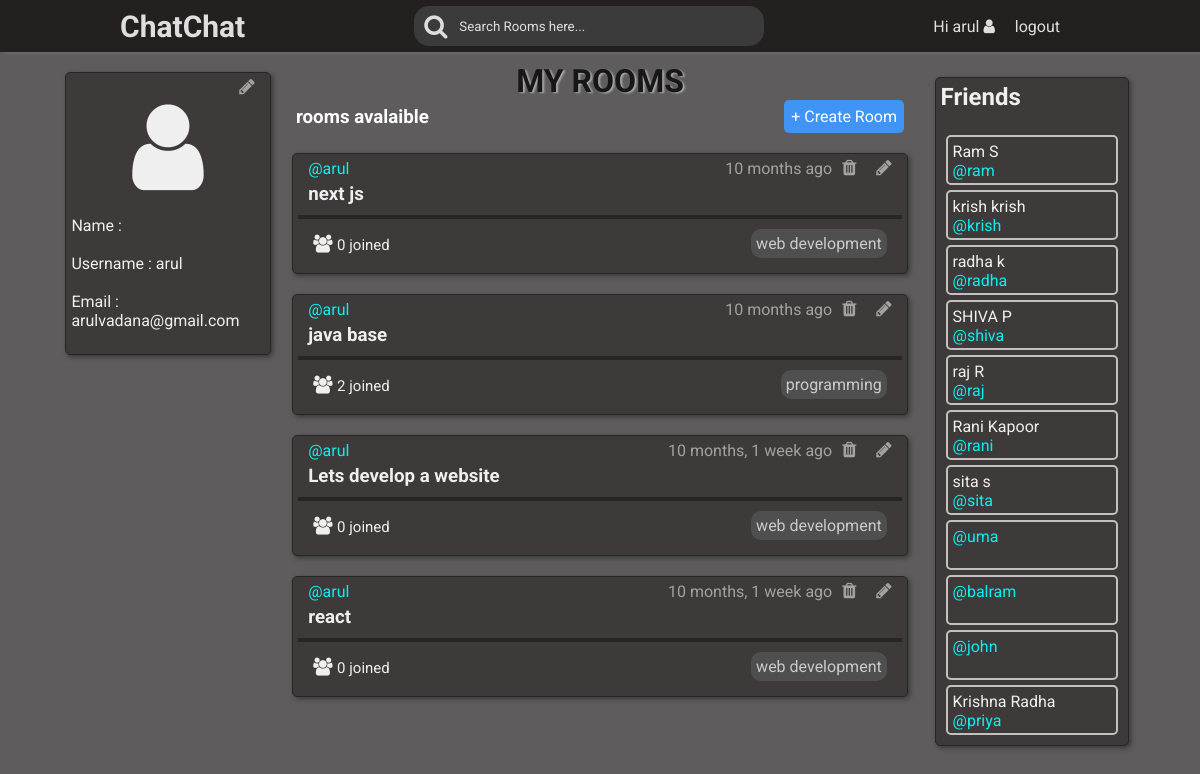
Screenshot of /profile/1 (signed in) with the database file from the repository.
### chat/models.py (models this page shows, shortened)
class Room(models.Model):
    host=models.ForeignKey(User,on_delete=models.SET_NULL,null=True)
    topic=models.ForeignKey(Topic, on_delete=models.CASCADE,null=True)
    name=models.CharField(max_length=200)
    description=models.TextField(null=True,blank=True)
    participants = models.ManyToManyField(
        User, related_name='participants', blank=True)
    updated=models.DateTimeField(auto_now=True)
    created=models.DateTimeField(auto_now_add=True)
    class Meta:
        ordering=['-updated','-created']

class Topic(models.Model):
    name=models.CharField(max_length=200)
    def __str__(self):
        return self.name

### chat/views.py (the view)
# urls.py: path('profile/<str:pk>',views.Userprofile,name='profile'),
@login_required(login_url='login-page')
def Userprofile(request,pk):
    profile=User.objects.get(id=int(pk))
    rooms = Room.objects.filter(host=profile)
    users=User.objects.all()
    context={"profile":profile,"users":users,"rooms":rooms}
    return render(request,'chat/profile.html',context)

### chat/templates/chat/profile.html (shortened to what this page needs)
{% extends 'main.html' %}
{% block content %}
<div class="container">
    <div class="friends-box">
        <a href="{% url 'profile-update' request.user.id %}" class="close"><i class="fa fa-pencil room-icon" aria-hidden="true"></i></a>
        <br>
        <div style="width:100%; text-align: center;">
            <i class="fa fa-user" aria-hidden="true" style="font-size: 100px;"></i>
        </div>
        <br>
        <p>
           Name : {{profile.first_name}} {{profile.last_name}}
        </p>
        <br>
        <p>
            Username : {{profile.username}}
        </p>
        <br>
        <p>
            Email : {{profile.email}}
        </p>
        <br>
    </div>
        <div class="room-container">
            <h1 class="heading">MY ROOMS</h1>
            <div class="second-heading">
                <h3>{{room_count}} rooms avalaible</h3>
                <a href="{% url 'create-room' %}" id="create-room"> + Create Room</a>
            </div>
            {% for room in rooms %}
            <section class="room-box">
            <div class="room-top">
            <span>{{room.created|timesince}} ago</span>
            {% if request.user == room.host %}
            <a href="{% url 'update-room' room.id %}" class="close"><i class="fa fa-pencil room-icon" aria-hidden="true"></i></a>
            <a href="{% url 'delete-room' room.id %}"class="close"><i class="fa fa-trash room-icon" aria-hidden="true"></i></a>
            {% endif %}
            </div>
            <p class="user-name">@{{room.host.username}}</p>
            <h3 class="room-heading"><a href="{% url 'room' room.id room.name%}">{{room.name}}</a></h3>
            <hr class="hr-line">
            <div class="bottom">
                <i class="fa fa-users group" aria-hidden="true"> <small>{{room.participants.all.count}}  joined</small></i>
                <p class="bottom-topic">{{room.topic}}</p>
            </div>
            </section>
            {% endfor %}
        </div>
        <div class="friends-container">
            <div class="friends-box ">
                <div class="friends-top">
                    <h2 >Friends</h2>
                    <br>
                </div>
                {% for user in users %}
                    {% if user.is_authenticated %}
                        {% if user != request.user %}
                        <div class="private">
                            <p><a href="{% url 'personal-chat' request.user.id user.id user.username %}">{{user.first_name}} {{user.last_name}}</a></p>
                            <p><a href="{% url 'personal-chat' request.user.id user.id user.username %}" style="color: aqua;">@{{user.username}}</a></p>
                        </div>
                        {% endif %}
                    {% endif %}
                {% endfor %}
            </div>
            </div>
    </div>
{% endblock %}

### templates/nav.html
<nav>
<div class="navbar">
    <a href="/" class="logo">ChatChat</a>
    <div class="search-bar">
        <i class="fa fa-search search-icon" aria-hidden="true" style="color: #fff;"></i>
        <form action="" method="get">
            <input type="text" name="q" placeholder="Search Rooms here...">
        </form>
    </div>
    {% if user.is_authenticated %}
    <a href="{% url 'profile' request.user.id %}"><p >Hi <span id="nav-user">{{request.user}} </span><i class="fa fa-user" aria-hidden="true"></i> </p></a>
    <a href="{% url 'logout' %}" class="nav-menu">logout</a>
    {% else %}
    <a href="{% url 'login-page' %}" class="nav-menu">login</a>
    {% endif %}
</div>
</nav>

### static/style.css (style rules this page uses)
* { margin: 0; padding: 0; box-sizing: border-box; font-family: 'Roboto', sans-serif; }
body { background-color: rgb(94, 92, 92); color: #fff ; }
a { text-decoration: none; color: #fff; }
nav { background-color: rgb(22, 18, 18); box-shadow: 5px 0 5px rgb(129, 128, 128); opacity: 0.8; }
.navbar { width: 80%; height: 52px; margin: auto; display: flex; justify-content: space-between; align-items: center; }
.nav-menu { padding: 10px; margin: auto 10px; }
.logo { font-weight: bold; font-size: 30px; color: #fff }
a.logo { text-decoration: none; }
.search-bar { background-color:#333; width: 350px; height: 40px; margin: auto; display: flex; justify-content: space-between; align-items: center; border-radius: 15px; }
.search-bar input[type=text] { width: 300px; height: 30px; margin: auto 5px; padding:auto; color: #fff; border: none; border-radius: 5px; background-color: #333; }
.search-bar input[type=text]::placeholder { color: #fff; }
.search-icon { font-size: 25px; color: #000; margin-left: 10px; }
.private { border: 2px solid #ccc; border-radius: 5px; padding: 5px; height: 50px; margin: 5px; }
.topic-container .heading,.room-container .heading { color: rgb(24, 23, 23); text-shadow: 2px 1px 2px #aaa; text-align: center; margin-top: 10px; }
.friends-container { width: 95%; margin: 5px auto; }
.friends-box { width: 95%; background: rgb(59, 55, 55); background: linear-gradient(top,rgb(59, 55, 55),rgb(34, 33, 33)); margin: 20px auto; padding: 5px; border-radius: 5px; border: rgb(34, 33, 33) solid 1px; box-shadow: 2px 2px 5px rgb(54, 54, 54); opacity: 0.9; }
.room-box { width: 95%; background-color: rgb(59, 55, 55); margin: 20px auto; padding: 5px; border-radius: 5px; border: rgb(34, 33, 33) solid 1px; box-shadow: 2px 2px 5px rgb(54, 54, 54); opacity: 0.9; }
.room-top { float: right; color: #aaa; }
.room-container .second-heading { margin: auto 20px; display: flex; flex-wrap: wrap; justify-content: space-between; align-items: center; }
.room-container .second-heading #create-room { padding: 5px; background-color: rgb(63, 148, 245); border: 2px solid rgb(63, 148, 245); border-radius: 5px; }
.room-icon { font-size: 18px; float:right; margin: auto 10px; color: #aaa; }
.room-heading { font-weight: bold; margin: 5px 10px; }
.user-name { margin-left:10px; border-bottom: #aaa; color: aqua; }
hr.hr-line { margin-top: 10px; margin-bottom: 10px; border:rgb(34, 33, 33) solid 2px; }
.bottom { width: 95%; margin: 10px auto; display: flex; justify-content: space-between; align-items: center; }
.bottom-topic { width: fit-content; background-color: rgb(85, 84, 84); padding: 5px; border-radius: 10px; opacity: 0.8; }
.group { font-size: 18px; }
::placeholder { color: #000; }

### chat/templates/chat/profile.html (style rules this page uses)
.container { width: 90%; margin: auto; display: grid; grid-template-columns: 1fr 3fr 1fr; justify-content: space-between; align-items:flex-start; }

### rows the page displays
Room: created "10 months", host.username "arul", name "next js", participants.all.count "0", topic "web development"
Room: created "10 months", host.username "arul", name "java base", participants.all.count "2", topic "programming"
Room: created "10 months, 1 week", host.username "arul", name "Lets develop a website", participants.all.count "0", topic "web development"
Room: created "10 months, 1 week", host.username "arul", name "react", participants.all.count "0", topic "web development"

### other values shown
{{ request.user }} "arul"
{{ profile.username }} "arul"
{{ profile.email }} "arulvadana@gmail.com"
{{ user.first_name }} "Ram"
{{ user.last_name }} "S"
{{ user.username }} "ram"
{{ user.first_name }} "krish"
{{ user.last_name }} "krish"
{{ user.username }} "krish"
{{ user.first_name }} "radha"
{{ user.last_name }} "k"
{{ user.username }} "radha"
{{ user.first_name }} "SHIVA"
{{ user.last_name }} "P"
{{ user.username }} "shiva"
